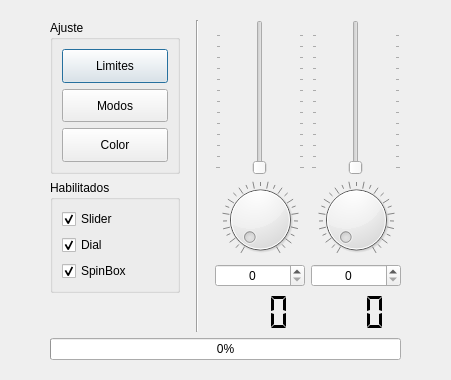
<?xml version="1.0" encoding="UTF-8"?>
<ui version="4.0">
 <class>MainWindow</class>
 <widget class="QMainWindow" name="MainWindow">
  <property name="geometry">
   <rect>
    <x>0</x>
    <y>0</y>
    <width>451</width>
    <height>380</height>
   </rect>
  </property>
  <property name="minimumSize">
   <size>
    <width>420</width>
    <height>350</height>
   </size>
  </property>
  <property name="maximumSize">
   <size>
    <width>500</width>
    <height>600</height>
   </size>
  </property>
  <property name="windowTitle">
   <string>MainWindow</string>
  </property>
  <widget class="QWidget" name="centralwidget">
   <layout class="QGridLayout" name="gridLayout" rowstretch="14,1,0" columnstretch="4,1,4,4">
    <property name="leftMargin">
     <number>50</number>
    </property>
    <property name="topMargin">
     <number>20</number>
    </property>
    <property name="rightMargin">
     <number>50</number>
    </property>
    <property name="bottomMargin">
     <number>20</number>
    </property>
    <item row="0" column="2">
     <layout class="QVBoxLayout" name="verticalLayout" stretch="4,2,1,1">
      <item>
       <widget class="QSlider" name="sliderCarga1">
        <property name="sizePolicy">
         <sizepolicy hsizetype="Expanding" vsizetype="Expanding">
          <horstretch>0</horstretch>
          <verstretch>0</verstretch>
         </sizepolicy>
        </property>
        <property name="maximum">
         <number>127</number>
        </property>
        <property name="orientation">
         <enum>Qt::Orientation::Vertical</enum>
        </property>
        <property name="tickPosition">
         <enum>QSlider::TickPosition::TicksBothSides</enum>
        </property>
        <property name="tickInterval">
         <number>10</number>
        </property>
       </widget>
      </item>
      <item>
       <widget class="QDial" name="dialCarga1">
        <property name="maximum">
         <number>127</number>
        </property>
        <property name="wrapping">
         <bool>false</bool>
        </property>
        <property name="notchTarget">
         <double>5.000000000000000</double>
        </property>
        <property name="notchesVisible">
         <bool>true</bool>
        </property>
       </widget>
      </item>
      <item>
       <widget class="QSpinBox" name="sboxCarga1">
        <property name="frame">
         <bool>true</bool>
        </property>
        <property name="alignment">
         <set>Qt::AlignmentFlag::AlignCenter</set>
        </property>
        <property name="readOnly">
         <bool>false</bool>
        </property>
        <property name="maximum">
         <number>127</number>
        </property>
       </widget>
      </item>
      <item>
       <widget class="QLCDNumber" name="lcdCarga1">
        <property name="frameShape">
         <enum>QFrame::Shape::NoFrame</enum>
        </property>
        <property name="digitCount">
         <number>3</number>
        </property>
        <property name="segmentStyle">
         <enum>QLCDNumber::SegmentStyle::Flat</enum>
        </property>
       </widget>
      </item>
     </layout>
    </item>
    <item row="0" column="3">
     <layout class="QVBoxLayout" name="verticalLayout_2" stretch="4,2,1,1">
      <item>
       <widget class="QSlider" name="sliderCarga2">
        <property name="sizePolicy">
         <sizepolicy hsizetype="Expanding" vsizetype="Expanding">
          <horstretch>0</horstretch>
          <verstretch>0</verstretch>
         </sizepolicy>
        </property>
        <property name="maximum">
         <number>127</number>
        </property>
        <property name="orientation">
         <enum>Qt::Orientation::Vertical</enum>
        </property>
        <property name="tickPosition">
         <enum>QSlider::TickPosition::TicksBothSides</enum>
        </property>
        <property name="tickInterval">
         <number>10</number>
        </property>
       </widget>
      </item>
      <item>
       <widget class="QDial" name="dialCarga2">
        <property name="maximum">
         <number>127</number>
        </property>
        <property name="wrapping">
         <bool>false</bool>
        </property>
        <property name="notchTarget">
         <double>5.000000000000000</double>
        </property>
        <property name="notchesVisible">
         <bool>true</bool>
        </property>
       </widget>
      </item>
      <item>
       <widget class="QSpinBox" name="sboxCarga2">
        <property name="alignment">
         <set>Qt::AlignmentFlag::AlignCenter</set>
        </property>
        <property name="readOnly">
         <bool>false</bool>
        </property>
        <property name="buttonSymbols">
         <enum>QAbstractSpinBox::ButtonSymbols::UpDownArrows</enum>
        </property>
        <property name="showGroupSeparator" stdset="0">
         <bool>false</bool>
        </property>
        <property name="maximum">
         <number>127</number>
        </property>
       </widget>
      </item>
      <item>
       <widget class="QLCDNumber" name="lcdCarga2">
        <property name="frameShape">
         <enum>QFrame::Shape::NoFrame</enum>
        </property>
        <property name="digitCount">
         <number>3</number>
        </property>
        <property name="segmentStyle">
         <enum>QLCDNumber::SegmentStyle::Flat</enum>
        </property>
       </widget>
      </item>
     </layout>
    </item>
    <item row="0" column="1">
     <widget class="Line" name="line">
      <property name="sizePolicy">
       <sizepolicy hsizetype="Expanding" vsizetype="Minimum">
        <horstretch>0</horstretch>
        <verstretch>0</verstretch>
       </sizepolicy>
      </property>
      <property name="minimumSize">
       <size>
        <width>0</width>
        <height>0</height>
       </size>
      </property>
      <property name="orientation">
       <enum>Qt::Orientation::Vertical</enum>
      </property>
     </widget>
    </item>
    <item row="0" column="0">
     <layout class="QVBoxLayout" name="verticalLayout_3" stretch="4,2,1">
      <property name="sizeConstraint">
       <enum>QLayout::SizeConstraint::SetMinimumSize</enum>
      </property>
      <item>
       <widget class="QGroupBox" name="groupBox">
        <property name="sizePolicy">
         <sizepolicy hsizetype="Expanding" vsizetype="Preferred">
          <horstretch>0</horstretch>
          <verstretch>0</verstretch>
         </sizepolicy>
        </property>
        <property name="minimumSize">
         <size>
          <width>130</width>
          <height>0</height>
         </size>
        </property>
        <property name="maximumSize">
         <size>
          <width>130</width>
          <height>16777215</height>
         </size>
        </property>
        <property name="title">
         <string>Ajuste</string>
        </property>
        <layout class="QVBoxLayout" name="verticalLayout_4" stretch="1,1,1">
         <item>
          <widget class="QPushButton" name="btnLimites">
           <property name="sizePolicy">
            <sizepolicy hsizetype="Minimum" vsizetype="Expanding">
             <horstretch>0</horstretch>
             <verstretch>0</verstretch>
            </sizepolicy>
           </property>
           <property name="text">
            <string>Limites</string>
           </property>
           <property name="autoDefault">
            <bool>false</bool>
           </property>
           <property name="default">
            <bool>true</bool>
           </property>
           <property name="flat">
            <bool>false</bool>
           </property>
          </widget>
         </item>
         <item>
          <widget class="QPushButton" name="btnModos">
           <property name="sizePolicy">
            <sizepolicy hsizetype="Minimum" vsizetype="Expanding">
             <horstretch>0</horstretch>
             <verstretch>0</verstretch>
            </sizepolicy>
           </property>
           <property name="text">
            <string>Modos</string>
           </property>
          </widget>
         </item>
         <item>
          <widget class="QPushButton" name="btnColor">
           <property name="sizePolicy">
            <sizepolicy hsizetype="Minimum" vsizetype="Expanding">
             <horstretch>0</horstretch>
             <verstretch>0</verstretch>
            </sizepolicy>
           </property>
           <property name="text">
            <string>Color</string>
           </property>
          </widget>
         </item>
        </layout>
       </widget>
      </item>
      <item>
       <widget class="QGroupBox" name="groupBox_2">
        <property name="sizePolicy">
         <sizepolicy hsizetype="Expanding" vsizetype="Preferred">
          <horstretch>0</horstretch>
          <verstretch>0</verstretch>
         </sizepolicy>
        </property>
        <property name="minimumSize">
         <size>
          <width>130</width>
          <height>0</height>
         </size>
        </property>
        <property name="maximumSize">
         <size>
          <width>130</width>
          <height>16777215</height>
         </size>
        </property>
        <property name="title">
         <string>Habilitados</string>
        </property>
        <layout class="QVBoxLayout" name="verticalLayout_5">
         <property name="bottomMargin">
          <number>9</number>
         </property>
         <item>
          <widget class="QCheckBox" name="cboxSlider">
           <property name="text">
            <string>Slider</string>
           </property>
           <property name="checkable">
            <bool>true</bool>
           </property>
           <property name="checked">
            <bool>true</bool>
           </property>
          </widget>
         </item>
         <item>
          <widget class="QCheckBox" name="cboxDial">
           <property name="text">
            <string>Dial</string>
           </property>
           <property name="checkable">
            <bool>true</bool>
           </property>
           <property name="checked">
            <bool>true</bool>
           </property>
          </widget>
         </item>
         <item>
          <widget class="QCheckBox" name="cboxSpin">
           <property name="text">
            <string>SpinBox</string>
           </property>
           <property name="checkable">
            <bool>true</bool>
           </property>
           <property name="checked">
            <bool>true</bool>
           </property>
          </widget>
         </item>
        </layout>
       </widget>
      </item>
      <item>
       <spacer name="verticalSpacer">
        <property name="orientation">
         <enum>Qt::Orientation::Vertical</enum>
        </property>
        <property name="sizeHint" stdset="0">
         <size>
          <width>20</width>
          <height>40</height>
         </size>
        </property>
       </spacer>
      </item>
     </layout>
    </item>
    <item row="1" column="0" colspan="4">
     <layout class="QHBoxLayout" name="horizontalLayout">
      <item>
       <widget class="QProgressBar" name="pbarGeneral">
        <property name="sizePolicy">
         <sizepolicy hsizetype="Expanding" vsizetype="Expanding">
          <horstretch>0</horstretch>
          <verstretch>0</verstretch>
         </sizepolicy>
        </property>
        <property name="value">
         <number>0</number>
        </property>
        <property name="alignment">
         <set>Qt::AlignmentFlag::AlignCenter</set>
        </property>
        <property name="textDirection">
         <enum>QProgressBar::Direction::BottomToTop</enum>
        </property>
        <property name="format">
         <string>%p%</string>
        </property>
       </widget>
      </item>
     </layout>
    </item>
   </layout>
  </widget>
 </widget>
 <resources/>
 <connections/>
</ui>
